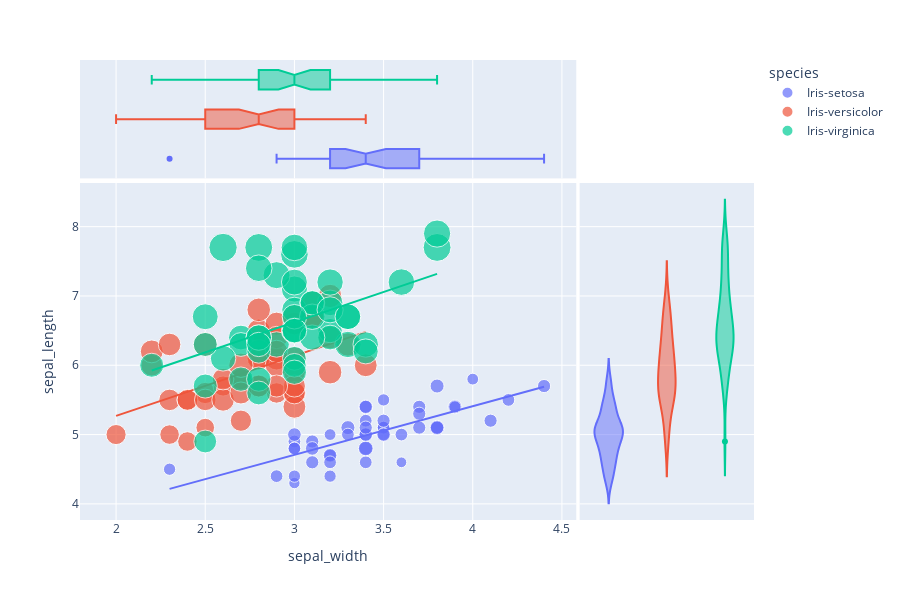

Notebook cell for this chart:
### Code cell
fig = px.scatter(
    data, x='sepal_width', y='sepal_length', color='species', size='petal_length', trendline='ols', marginal_y='violin', marginal_x='box', 
    width=900, height=600
)

fig.show()

### Figure 1 — Plotly figure (JSON) as saved in the notebook; plotly's stock layout.template omitted (floating-point values rounded to 4 significant figures)
{"data": [{"hovertemplate": "species=Iris-setosa<br>sepal_width=%{x}<br>sepal_length=%{y}<br>petal_length=%{marker.size}<extra></extra>", "legendgroup": "Iris-setosa", "marker": {"color": "#636efa", "size": [1.4, 1.4, 1.3, 1.5, 1.4, 1.7, 1.4, 1.5, 1.4, 1.5, 1.5, 1.6, 1.4, 1.1, 1.2, 1.5, 1.3, 1.4, 1.7, 1.5, 1.7, 1.5, 1.0, 1.7, 1.9, 1.6, 1.6, 1.5, 1.4, 1.6, 1.6, 1.5, 1.5, 1.4, 1.2, 1.3, 1.3, 1.5, 1.3, 1.3, 1.3, 1.6, 1.9, 1.4, 1.6, 1.4, 1.5, 1.4], "sizemode": "area", "sizeref": 0.01725, "symbol": "circle"}, "mode": "markers", "name": "Iris-setosa", "orientation": "v", "showlegend": true, "type": "scatter", "x": [3.5, 3.0, 3.2, 3.1, 3.6, 3.9, 3.4, 3.4, 2.9, 3.1, 3.7, 3.4, 3.0, 3.0, 4.0, 4.4, 3.9, 3.5, 3.8, 3.8, 3.4, 3.7, 3.6, 3.3, 3.4, 3.0, 3.4, 3.5, 3.4, 3.2, 3.1, 3.4, 4.1, 4.2, 3.2, 3.5, 3.0, 3.4, 3.5, 2.3, 3.2, 3.5, 3.8, 3.0, 3.8, 3.2, 3.7, 3.3], "xaxis": "x", "y": [5.1, 4.9, 4.7, 4.6, 5.0, 5.4, 4.6, 5.0, 4.4, 4.9, 5.4, 4.8, 4.8, 4.3, 5.8, 5.7, 5.4, 5.1, 5.7, 5.1, 5.4, 5.1, 4.6, 5.1, 4.8, 5.0, 5.0, 5.2, 5.2, 4.7, 4.8, 5.4, 5.2, 5.5, 5.0, 5.5, 4.4, 5.1, 5.0, 4.5, 4.4, 5.0, 5.1, 4.8, 5.1, 4.6, 5.3, 5.0], "yaxis": "y"}, {"alignmentgroup": "True", "hovertemplate": "species=Iris-setosa<br>sepal_width=%{x}<extra></extra>", "legendgroup": "Iris-setosa", "marker": {"color": "#636efa", "symbol": "circle"}, "name": "Iris-setosa", "notched": true, "offsetgroup": "Iris-setosa", "showlegend": false, "type": "box", "x": [3.5, 3.0, 3.2, 3.1, 3.6, 3.9, 3.4, 3.4, 2.9, 3.1, 3.7, 3.4, 3.0, 3.0, 4.0, 4.4, 3.9, 3.5, 3.8, 3.8, 3.4, 3.7, 3.6, 3.3, 3.4, 3.0, 3.4, 3.5, 3.4, 3.2, 3.1, 3.4, 4.1, 4.2, 3.2, 3.5, 3.0, 3.4, 3.5, 2.3, 3.2, 3.5, 3.8, 3.0, 3.8, 3.2, 3.7, 3.3], "xaxis": "x3", "yaxis": "y3"}, {"alignmentgroup": "True", "hovertemplate": "species=Iris-setosa<br>sepal_length=%{y}<extra></extra>", "legendgroup": "Iris-setosa", "marker": {"color": "#636efa", "symbol": "circle"}, "name": "Iris-setosa", "offsetgroup": "Iris-setosa", "scalegroup": "y", "showlegend": false, "type": "violin", "xaxis": "x2", "y": [5.1, 4.9, 4.7, 4.6, 5.0, 5.4, 4.6, 5.0, 4.4, 4.9, 5.4, 4.8, 4.8, 4.3, 5.8, 5.7, 5.4, 5.1, 5.7, 5.1, 5.4, 5.1, 4.6, 5.1, 4.8, 5.0, 5.0, 5.2, 5.2, 4.7, 4.8, 5.4, 5.2, 5.5, 5.0, 5.5, 4.4, 5.1, 5.0, 4.5, 4.4, 5.0, 5.1, 4.8, 5.1, 4.6, 5.3, 5.0], "yaxis": "y2"}, {"hovertemplate": "<b>OLS trendline</b><br>sepal_length = 0.701766 * sepal_width + 2.60248<br>R<sup>2</sup>=0.560549<br><br>species=Iris-setosa<br>sepal_width=%{x}<br>sepal_length=%{y} <b>(trend)</b><extra></extra>", "legendgroup": "Iris-setosa", "marker": {"color": "#636efa", "symbol": "circle"}, "mode": "lines", "name": "Iris-setosa", "showlegend": false, "type": "scatter", "x": [2.3, 2.9, 3.0, 3.0, 3.0, 3.0, 3.0, 3.0, 3.1, 3.1, 3.1, 3.2, 3.2, 3.2, 3.2, 3.2, 3.3, 3.3, 3.4, 3.4, 3.4, 3.4, 3.4, 3.4, 3.4, 3.4, 3.4, 3.5, 3.5, 3.5, 3.5, 3.5, 3.5, 3.6, 3.6, 3.7, 3.7, 3.7, 3.8, 3.8, 3.8, 3.8, 3.9, 3.9, 4.0, 4.1, 4.2, 4.4], "xaxis": "x", "y": [4.217, 4.638, 4.708, 4.708, 4.708, 4.708, 4.708, 4.708, 4.778, 4.778, 4.778, 4.848, 4.848, 4.848, 4.848, 4.848, 4.918, 4.918, 4.988, 4.988, 4.988, 4.988, 4.988, 4.988, 4.988, 4.988, 4.988, 5.059, 5.059, 5.059, 5.059, 5.059, 5.059, 5.129, 5.129, 5.199, 5.199, 5.199, 5.269, 5.269, 5.269, 5.269, 5.339, 5.339, 5.41, 5.48, 5.55, 5.69], "yaxis": "y"}, {"hovertemplate": "species=Iris-versicolor<br>sepal_width=%{x}<br>sepal_length=%{y}<br>petal_length=%{marker.size}<extra></extra>", "legendgroup": "Iris-versicolor", "marker": {"color": "#EF553B", "size": [4.7, 4.5, 4.9, 4.0, 4.6, 4.5, 4.7, 3.3, 4.6, 3.9, 3.5, 4.2, 4.0, 4.7, 3.6, 4.4, 4.5, 4.1, 4.5, 3.9, 4.8, 4.0, 4.9, 4.7, 4.3, 4.4, 4.8, 5.0, 4.5, 3.5, 3.8, 3.7, 3.9, 5.1, 4.5, 4.5, 4.7, 4.4, 4.1, 4.0, 4.4, 4.6, 4.0, 3.3, 4.2, 4.2, 4.2, 4.3, 3.0, 4.1], "sizemode": "area", "sizeref": 0.01725, "symbol": "circle"}, "mode": "markers", "name": "Iris-versicolor", "orientation": "v", "showlegend": true, "type": "scatter", "x": [3.2, 3.2, 3.1, 2.3, 2.8, 2.8, 3.3, 2.4, 2.9, 2.7, 2.0, 3.0, 2.2, 2.9, 2.9, 3.1, 3.0, 2.7, 2.2, 2.5, 3.2, 2.8, 2.5, 2.8, 2.9, 3.0, 2.8, 3.0, 2.9, 2.6, 2.4, 2.4, 2.7, 2.7, 3.0, 3.4, 3.1, 2.3, 3.0, 2.5, 2.6, 3.0, 2.6, 2.3, 2.7, 3.0, 2.9, 2.9, 2.5, 2.8], "xaxis": "x", "y": [7.0, 6.4, 6.9, 5.5, 6.5, 5.7, 6.3, 4.9, 6.6, 5.2, 5.0, 5.9, 6.0, 6.1, 5.6, 6.7, 5.6, 5.8, 6.2, 5.6, 5.9, 6.1, 6.3, 6.1, 6.4, 6.6, 6.8, 6.7, 6.0, 5.7, 5.5, 5.5, 5.8, 6.0, 5.4, 6.0, 6.7, 6.3, 5.6, 5.5, 5.5, 6.1, 5.8, 5.0, 5.6, 5.7, 5.7, 6.2, 5.1, 5.7], "yaxis": "y"}, {"alignmentgroup": "True", "hovertemplate": "species=Iris-versicolor<br>sepal_width=%{x}<extra></extra>", "legendgroup": "Iris-versicolor", "marker": {"color": "#EF553B", "symbol": "circle"}, "name": "Iris-versicolor", "notched": true, "offsetgroup": "Iris-versicolor", "showlegend": false, "type": "box", "x": [3.2, 3.2, 3.1, 2.3, 2.8, 2.8, 3.3, 2.4, 2.9, 2.7, 2.0, 3.0, 2.2, 2.9, 2.9, 3.1, 3.0, 2.7, 2.2, 2.5, 3.2, 2.8, 2.5, 2.8, 2.9, 3.0, 2.8, 3.0, 2.9, 2.6, 2.4, 2.4, 2.7, 2.7, 3.0, 3.4, 3.1, 2.3, 3.0, 2.5, 2.6, 3.0, 2.6, 2.3, 2.7, 3.0, 2.9, 2.9, 2.5, 2.8], "xaxis": "x3", "yaxis": "y3"}, {"alignmentgroup": "True", "hovertemplate": "species=Iris-versicolor<br>sepal_length=%{y}<extra></extra>", "legendgroup": "Iris-versicolor", "marker": {"color": "#EF553B", "symbol": "circle"}, "name": "Iris-versicolor", "offsetgroup": "Iris-versicolor", "scalegroup": "y", "showlegend": false, "type": "violin", "xaxis": "x2", "y": [7.0, 6.4, 6.9, 5.5, 6.5, 5.7, 6.3, 4.9, 6.6, 5.2, 5.0, 5.9, 6.0, 6.1, 5.6, 6.7, 5.6, 5.8, 6.2, 5.6, 5.9, 6.1, 6.3, 6.1, 6.4, 6.6, 6.8, 6.7, 6.0, 5.7, 5.5, 5.5, 5.8, 6.0, 5.4, 6.0, 6.7, 6.3, 5.6, 5.5, 5.5, 6.1, 5.8, 5.0, 5.6, 5.7, 5.7, 6.2, 5.1, 5.7], "yaxis": "y2"}, {"hovertemplate": "<b>OLS trendline</b><br>sepal_length = 0.865078 * sepal_width + 3.53973<br>R<sup>2</sup>=0.276582<br><br>species=Iris-versicolor<br>sepal_width=%{x}<br>sepal_length=%{y} <b>(trend)</b><extra></extra>", "legendgroup": "Iris-versicolor", "marker": {"color": "#EF553B", "symbol": "circle"}, "mode": "lines", "name": "Iris-versicolor", "showlegend": false, "type": "scatter", "x": [2.0, 2.2, 2.2, 2.3, 2.3, 2.3, 2.4, 2.4, 2.4, 2.5, 2.5, 2.5, 2.5, 2.6, 2.6, 2.6, 2.7, 2.7, 2.7, 2.7, 2.7, 2.8, 2.8, 2.8, 2.8, 2.8, 2.8, 2.9, 2.9, 2.9, 2.9, 2.9, 2.9, 2.9, 3.0, 3.0, 3.0, 3.0, 3.0, 3.0, 3.0, 3.0, 3.1, 3.1, 3.1, 3.2, 3.2, 3.2, 3.3, 3.4], "xaxis": "x", "y": [5.27, 5.443, 5.443, 5.529, 5.529, 5.529, 5.616, 5.616, 5.616, 5.702, 5.702, 5.702, 5.702, 5.789, 5.789, 5.789, 5.875, 5.875, 5.875, 5.875, 5.875, 5.962, 5.962, 5.962, 5.962, 5.962, 5.962, 6.048, 6.048, 6.048, 6.048, 6.048, 6.048, 6.048, 6.135, 6.135, 6.135, 6.135, 6.135, 6.135, 6.135, 6.135, 6.221, 6.221, 6.221, 6.308, 6.308, 6.308, 6.394, 6.481], "yaxis": "y"}, {"hovertemplate": "species=Iris-virginica<br>sepal_width=%{x}<br>sepal_length=%{y}<br>petal_length=%{marker.size}<extra></extra>", "legendgroup": "Iris-virginica", "marker": {"color": "#00cc96", "size": [6.0, 5.1, 5.9, 5.6, 5.8, 6.6, 4.5, 6.3, 5.8, 6.1, 5.1, 5.3, 5.5, 5.0, 5.1, 5.3, 5.5, 6.7, 6.9, 5.0, 5.7, 4.9, 6.7, 4.9, 5.7, 6.0, 4.8, 4.9, 5.6, 5.8, 6.1, 6.4, 5.6, 5.1, 5.6, 6.1, 5.6, 5.5, 4.8, 5.4, 5.6, 5.1, 5.9, 5.7, 5.2, 5.0, 5.2, 5.4, 5.1], "sizemode": "area", "sizeref": 0.01725, "symbol": "circle"}, "mode": "markers", "name": "Iris-virginica", "orientation": "v", "showlegend": true, "type": "scatter", "x": [3.3, 2.7, 3.0, 2.9, 3.0, 3.0, 2.5, 2.9, 2.5, 3.6, 3.2, 2.7, 3.0, 2.5, 2.8, 3.2, 3.0, 3.8, 2.6, 2.2, 3.2, 2.8, 2.8, 2.7, 3.3, 3.2, 2.8, 3.0, 2.8, 3.0, 2.8, 3.8, 2.8, 2.8, 2.6, 3.0, 3.4, 3.1, 3.0, 3.1, 3.1, 3.1, 3.2, 3.3, 3.0, 2.5, 3.0, 3.4, 3.0], "xaxis": "x", "y": [6.3, 5.8, 7.1, 6.3, 6.5, 7.6, 4.9, 7.3, 6.7, 7.2, 6.5, 6.4, 6.8, 5.7, 5.8, 6.4, 6.5, 7.7, 7.7, 6.0, 6.9, 5.6, 7.7, 6.3, 6.7, 7.2, 6.2, 6.1, 6.4, 7.2, 7.4, 7.9, 6.4, 6.3, 6.1, 7.7, 6.3, 6.4, 6.0, 6.9, 6.7, 6.9, 6.8, 6.7, 6.7, 6.3, 6.5, 6.2, 5.9], "yaxis": "y"}, {"alignmentgroup": "True", "hovertemplate": "species=Iris-virginica<br>sepal_width=%{x}<extra></extra>", "legendgroup": "Iris-virginica", "marker": {"color": "#00cc96", "symbol": "circle"}, "name": "Iris-virginica", "notched": true, "offsetgroup": "Iris-virginica", "showlegend": false, "type": "box", "x": [3.3, 2.7, 3.0, 2.9, 3.0, 3.0, 2.5, 2.9, 2.5, 3.6, 3.2, 2.7, 3.0, 2.5, 2.8, 3.2, 3.0, 3.8, 2.6, 2.2, 3.2, 2.8, 2.8, 2.7, 3.3, 3.2, 2.8, 3.0, 2.8, 3.0, 2.8, 3.8, 2.8, 2.8, 2.6, 3.0, 3.4, 3.1, 3.0, 3.1, 3.1, 3.1, 3.2, 3.3, 3.0, 2.5, 3.0, 3.4, 3.0], "xaxis": "x3", "yaxis": "y3"}, {"alignmentgroup": "True", "hovertemplate": "species=Iris-virginica<br>sepal_length=%{y}<extra></extra>", "legendgroup": "Iris-virginica", "marker": {"color": "#00cc96", "symbol": "circle"}, "name": "Iris-virginica", "offsetgroup": "Iris-virginica", "scalegroup": "y", "showlegend": false, "type": "violin", "xaxis": "x2", "y": [6.3, 5.8, 7.1, 6.3, 6.5, 7.6, 4.9, 7.3, 6.7, 7.2, 6.5, 6.4, 6.8, 5.7, 5.8, 6.4, 6.5, 7.7, 7.7, 6.0, 6.9, 5.6, 7.7, 6.3, 6.7, 7.2, 6.2, 6.1, 6.4, 7.2, 7.4, 7.9, 6.4, 6.3, 6.1, 7.7, 6.3, 6.4, 6.0, 6.9, 6.7, 6.9, 6.8, 6.7, 6.7, 6.3, 6.5, 6.2, 5.9], "yaxis": "y2"}, {"hovertemplate": "<b>OLS trendline</b><br>sepal_length = 0.871402 * sepal_width + 4.00766<br>R<sup>2</sup>=0.198735<br><br>species=Iris-virginica<br>sepal_width=%{x}<br>sepal_length=%{y} <b>(trend)</b><extra></extra>", "legendgroup": "Iris-virginica", "marker": {"color": "#00cc96", "symbol": "circle"}, "mode": "lines", "name": "Iris-virginica", "showlegend": false, "type": "scatter", "x": [2.2, 2.5, 2.5, 2.5, 2.5, 2.6, 2.6, 2.7, 2.7, 2.7, 2.8, 2.8, 2.8, 2.8, 2.8, 2.8, 2.8, 2.8, 2.9, 2.9, 3.0, 3.0, 3.0, 3.0, 3.0, 3.0, 3.0, 3.0, 3.0, 3.0, 3.0, 3.0, 3.1, 3.1, 3.1, 3.1, 3.2, 3.2, 3.2, 3.2, 3.2, 3.3, 3.3, 3.3, 3.4, 3.4, 3.6, 3.8, 3.8], "xaxis": "x", "y": [5.925, 6.186, 6.186, 6.186, 6.186, 6.273, 6.273, 6.36, 6.36, 6.36, 6.448, 6.448, 6.448, 6.448, 6.448, 6.448, 6.448, 6.448, 6.535, 6.535, 6.622, 6.622, 6.622, 6.622, 6.622, 6.622, 6.622, 6.622, 6.622, 6.622, 6.622, 6.622, 6.709, 6.709, 6.709, 6.709, 6.796, 6.796, 6.796, 6.796, 6.796, 6.883, 6.883, 6.883, 6.97, 6.97, 7.145, 7.319, 7.319], "yaxis": "y"}], "layout": {"height": 600, "legend": {"itemsizing": "constant", "title": {"text": "species"}, "tracegroupgap": 0}, "margin": {"t": 60}, "width": 900, "xaxis": {"anchor": "y", "domain": [0, 0.7363], "title": {"text": "sepal_width"}}, "xaxis2": {"anchor": "y2", "domain": [0.7413, 1], "matches": "x2", "showgrid": false, "showline": false, "showticklabels": false, "ticks": ""}, "xaxis3": {"anchor": "y3", "domain": [0, 0.7363], "matches": "x", "showgrid": true, "showticklabels": false}, "xaxis4": {"anchor": "y4", "domain": [0.7413, 1], "matches": "x2", "showgrid": false, "showline": false, "showticklabels": false, "ticks": ""}, "yaxis": {"anchor": "x", "domain": [0, 0.7326], "title": {"text": "sepal_length"}}, "yaxis2": {"anchor": "x2", "domain": [0, 0.7326], "matches": "y", "showgrid": true, "showticklabels": false}, "yaxis3": {"anchor": "x3", "domain": [0.7426, 1], "matches": "y3", "showgrid": false, "showline": false, "showticklabels": false, "ticks": ""}, "yaxis4": {"anchor": "x4", "domain": [0.7426, 1], "matches": "y3", "showgrid": true, "showline": false, "showticklabels": false, "ticks": ""}}}
